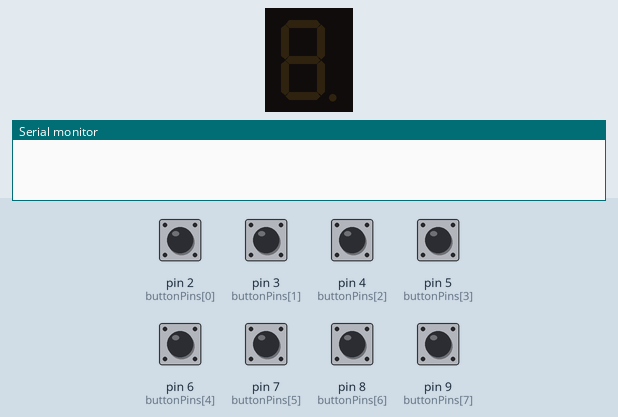
Simulated run of this sketch. Board: Arduino Uno, built with avr-gcc and run on an emulated ATmega328P. On the bench: 1-digit seven-segment display, the last lines printed to the serial monitor. Wiring (inferred from the names in the program): 1-digit 7-segment display, segments lit when HIGH: segments A0, A1, A2, A3, A4, A5, pin 11. Inputs (shaded band) come from the test bench; at power-on: pin 2 (buttonPins[0]), pin 3 (buttonPins[1]), pin 4 (buttonPins[2]), pin 5 (buttonPins[3]), pin 6 (buttonPins[4]), pin 7 (buttonPins[5]), pin 8 (buttonPins[6]), pin 9 (buttonPins[7]) LOW. The segment pins are drawn as the display they are named for.

Above: at 1.2 s.
1.3 s: pin 2 (buttonPins[0]) pulled HIGH for 0.15 s
At 1.37 s:
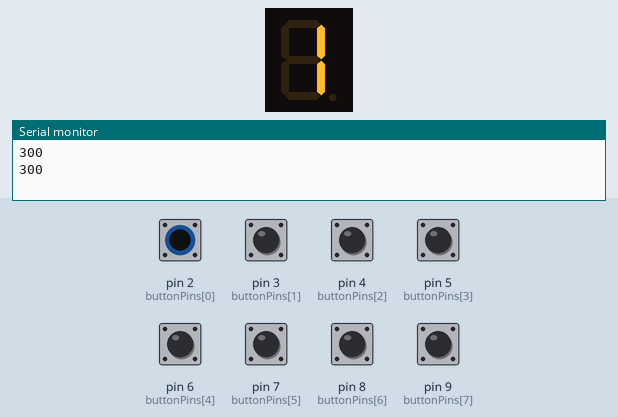
2.9 s: pin 3 (buttonPins[1]) pulled HIGH for 0.15 s
At 2.98 s:
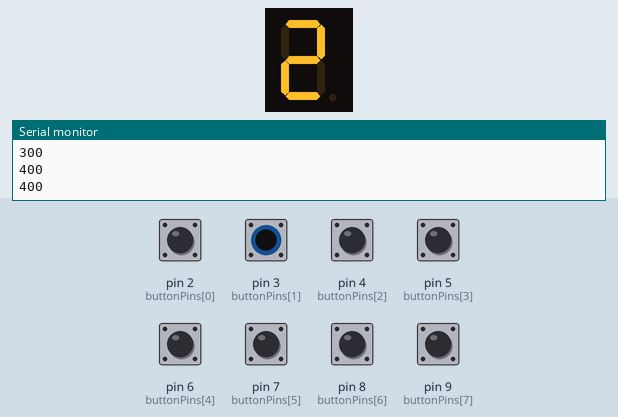
4.5 s: pin 4 (buttonPins[2]) pulled HIGH for 0.15 s
At 4.58 s:
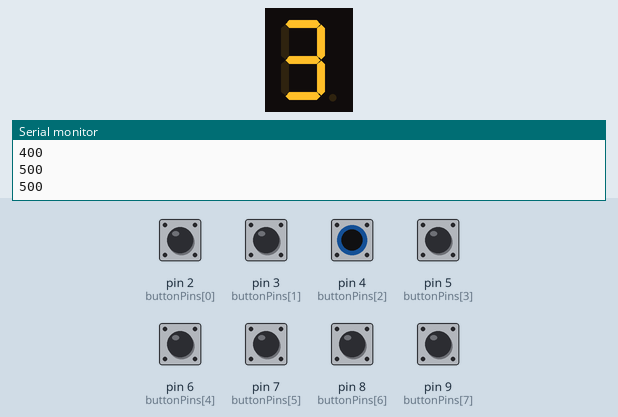
6.1 s: pin 5 (buttonPins[3]) pulled HIGH for 0.15 s
At 6.18 s:
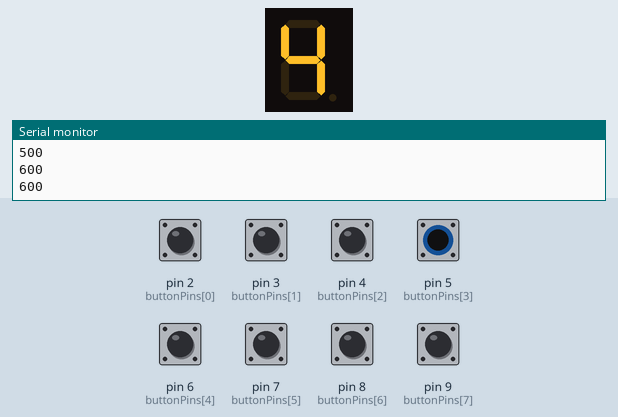
7.7 s: pin 6 (buttonPins[4]) pulled HIGH for 0.15 s
At 7.79 s:
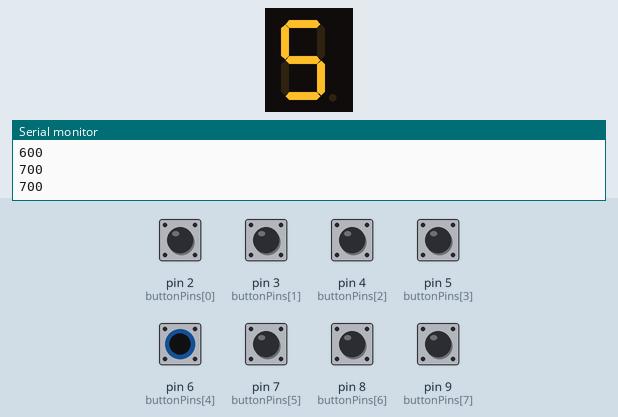
9.3 s: pin 7 (buttonPins[5]) pulled HIGH for 0.15 s
At 9.39 s:
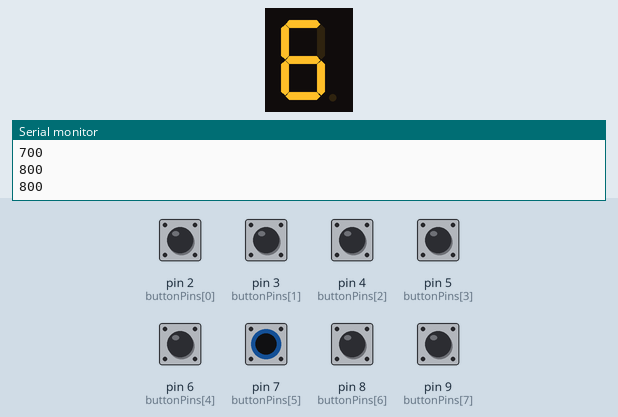
Timing chart, 0 to 11.9 s (numbered marks = the images above; inputs shaded):
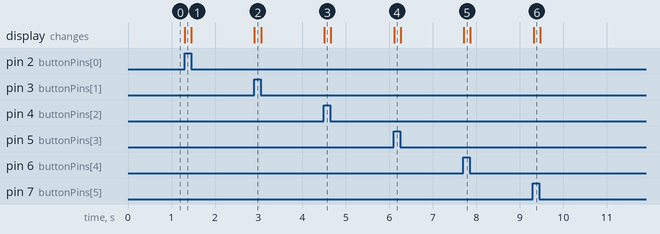

The sketch:

arduino_input_display.ino
```cpp
// CHAMEERA K.H.D
// 220080N
// Arduino #1: Keyboard and Display Unit (Transmitter)

const int buttonPins[8] = {2, 3, 4, 5, 6, 7, 8, 9};
const int frequencies[8] = {300, 400, 500, 600, 700, 800, 900, 1000};

const int segmentPins[7] = {A0, A1, A2, A3, A4, A5, 11};

const byte digits[10][7] = {
  {1, 1, 1, 1, 1, 1, 0}, // 0
  {0, 1, 1, 0, 0, 0, 0}, // 1
  {1, 1, 0, 1, 1, 0, 1}, // 2
  {1, 1, 1, 1, 0, 0, 1}, // 3
  {0, 1, 1, 0, 0, 1, 1}, // 4
  {1, 0, 1, 1, 0, 1, 1}, // 5
  {1, 0, 1, 1, 1, 1, 1}, // 6
  {1, 1, 1, 0, 0, 0, 0}, // 7
  {1, 1, 1, 1, 1, 1, 1}, // 8
  {1, 1, 1, 1, 0, 1, 1}  // 9
};

void setup() {
  Serial.begin(9600); // UART communication

  for (int i = 0; i < 8; i++) {
    pinMode(buttonPins[i], INPUT);
  }

  for (int i = 0; i < 7; i++) {
    pinMode(segmentPins[i], OUTPUT);
  }
}

void loop() {
  int totalFrequency = 0;
  int pressedKeys[8];
  int keyCount = 0;

  for (int i = 0; i < 8; i++) {
    if (digitalRead(buttonPins[i]) == HIGH) {
      totalFrequency += frequencies[i];
      pressedKeys[keyCount] = i + 1;
      keyCount++;
    }
  }

  if (keyCount > 0) {
    Serial.println(totalFrequency); // Send frequency to Arduino #2
  }

  // Display logic
  if (keyCount == 1) {
    displayDigit(pressedKeys[0]);
  } else if (keyCount > 1) {
    for (int j = 0; j < keyCount; j++) {
      displayDigit(pressedKeys[j]);
      delay(500);
    }
  } else {
    clearDisplay();
  }

  delay(50); // Give time to process
}

void displayDigit(int num) {
  for (int i = 0; i < 7; i++) {
    digitalWrite(segmentPins[i], digits[num][i]);
  }
}

void clearDisplay() {
  for (int i = 0; i < 7; i++) {
    digitalWrite(segmentPins[i], LOW);
  }
}
```

Measured:
- after the input at 1.3 s, the display: changes at once (image 1)
- after the input at 2.9 s, the display: changes at once (image 2)
- after the input at 4.5 s, the display: changes at once (image 3)
- after the input at 6.1 s, the display: changes at once (image 4)
- after the input at 7.7 s, the display: changes at once (image 5)
- after the input at 9.3 s, the display: changes at once (image 6)
